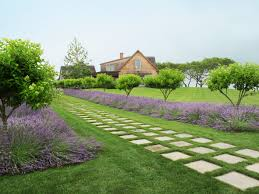
#> input picture ComputerVision/img/landscape.jpg, 259 x 194 px
$ jupyter execute Convolution_Operation.ipynb   (shell and % lines are left out)
#> lines starting #> are read from the running program, lines starting #| are printed output that depends on the picture
[cell 1]
import numpy as np
import matplotlib.pyplot as plt
import cv2

[cell 2]
img = cv2.imread('./img/landscape.jpg')
#> img is the input picture: shape (194, 259, 3); mean B, G, R 124.3, 156.9, 141.7

[cell 3]
img = cv2.cvtColor(img, cv2.COLOR_BGR2GRAY)
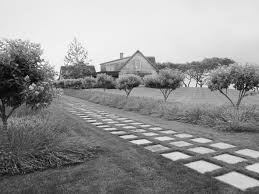
#> img: shape (194, 259); min 2, max 253, mean 148.6
plt.imshow(img, cmap='gray')
print(img.shape)
#| (194, 259)

[cell 4]
# kernel that will sharpen the image
K = np.array([
    [0, -1, 0],
    [-1, 5, -1],
    [0, -1, 0]
])

# sobel filter
# horizontal edge detection
# k = [[-1, 2, -1],
#         [0, 0, 0],
#         [1, 2, 1]
# ]
# vertical edge detector is the transpose of horizontal edge detector filter.
print(K.shape)
# a kernel with each element 0.1 can be used to blur the image

[cell 5]
out_row = img.shape[0] - K.shape[0] + 1
#> out_row = 192
out_col = img.shape[1] - K.shape[1] + 1
#> out_col = 257

out_img = np.zeros((out_row, out_col))
print(out_img.shape)
#| (192, 257)

[cell 6]
for r in range(out_row):
    for c in range(out_col):
        img_patch = img[r:r+3, c:c+3]
        output = img_patch * K
        out_img[r,c] = output.sum() if output.sum()>0 else 0
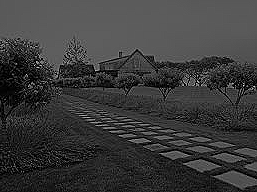
#> out_img: shape (192, 257) float64; min 0, max 653, mean 151.1; drawn with min black and max white
